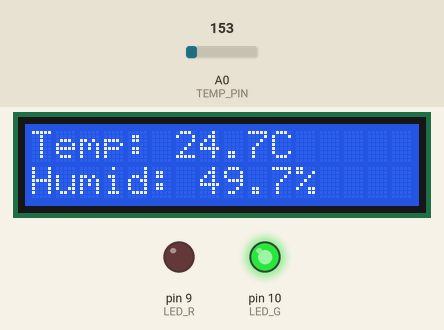
This program was run on a simulated Arduino Uno, built with avr-gcc and run on an emulated ATmega328P. Shown: 16×2 character LCD, output pins drawn as LEDs (lit = HIGH). The test bench sets the inputs (shaded band); at power-on: A0 (TEMP_PIN) = 153. Random numbers use the default seed unless the program sets one; pins used as bus, display or sensor lines are not drawn; what the program prints to the serial monitor is not drawn.

Above: at 1.2 s.
1.3 s: A0 (TEMP_PIN) set to 168
At 2.6 s:
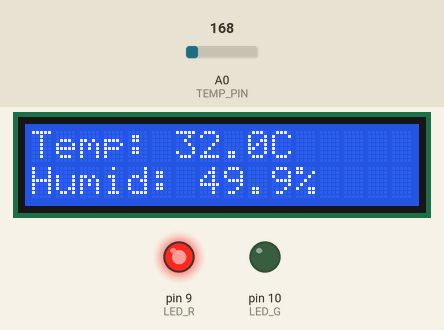
7.3 s: A0 (TEMP_PIN) set to 133
At 9.2 s:
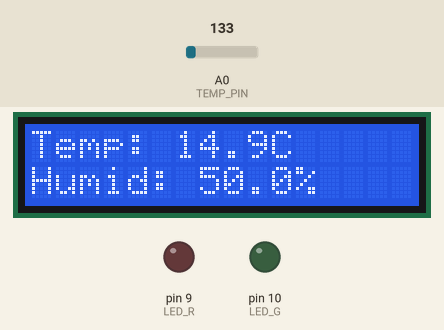
13.3 s: A0 (TEMP_PIN) set to 114
At 14.5 s:
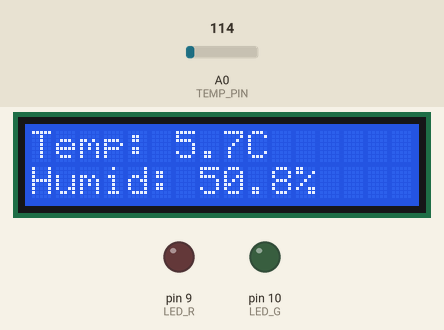
Timing chart, 0 to 16.3 s (numbered marks = the images above; inputs shaded):
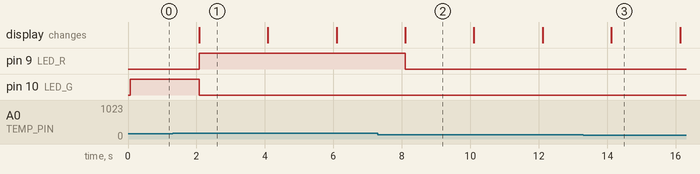

The program:

main.cpp
```cpp
#include <Arduino.h>
#include <LiquidCrystal.h>

LiquidCrystal lcd(12, 11, 5, 4, 3, 2);

#define LED_R 9
#define LED_G 10
#define LED_B 11

#define TEMP_PIN A0

void setup() {
    Serial.begin(9600);

    lcd.begin(16, 2);

    pinMode(LED_R, OUTPUT);
    pinMode(LED_G, OUTPUT);
    pinMode(LED_B, OUTPUT);
}

float readTemperature() {
    int sensorVal = analogRead(TEMP_PIN);

    float voltage = (sensorVal * 5.0) / 1024.0;

    float temperature = (voltage - 0.5) * 100;

    return temperature;
}

void loop() {
    float temperature = readTemperature();

    float humidity = 50 + (random(-10, 10) / 10.0);

    lcd.clear();
    lcd.setCursor(0, 0);
    lcd.print("Temp: ");
    lcd.print(temperature, 1);
    lcd.print("C");

    lcd.setCursor(0, 1);
    lcd.print("Humid: ");
    lcd.print(humidity, 1);
    lcd.print("%");

    updateLED(temperature);

    Serial.print("Temperature: ");
    Serial.print(temperature);
    Serial.print("°C, Humidity: ");
    Serial.print(humidity);
    Serial.println("%");

    delay(2000);
}

void updateLED(float temperature) {
    if (temperature < 20) {
        analogWrite(LED_R, 0);
        analogWrite(LED_G, 0);
        analogWrite(LED_B, 255);
    } else if (temperature > 25) {
        analogWrite(LED_R, 255);
        analogWrite(LED_G, 0);
        analogWrite(LED_B, 0);
    } else {
        analogWrite(LED_R, 0);
        analogWrite(LED_G, 255);
        analogWrite(LED_B, 0);
    }
}
```

Measured:
- the behaviour switches between 153 and 154 on A0 (TEMP_PIN) (found by bisection; images 0 and 1)
- after the input at 1.3 s, pin 9 (LED_R): LOW → HIGH after 0.78 s; pin 10 (LED_G): HIGH → LOW after 0.78 s
- after the input at 7.3 s, pin 9 (LED_R): HIGH → LOW after 0.80 s
- what the display in image 1 shows lasts 2.0 s, from 2.1 s to 4.1 s
